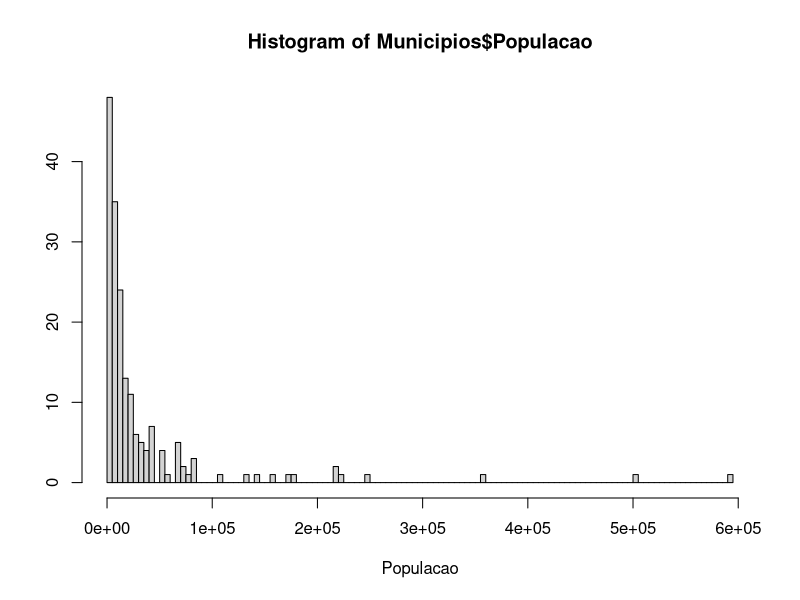
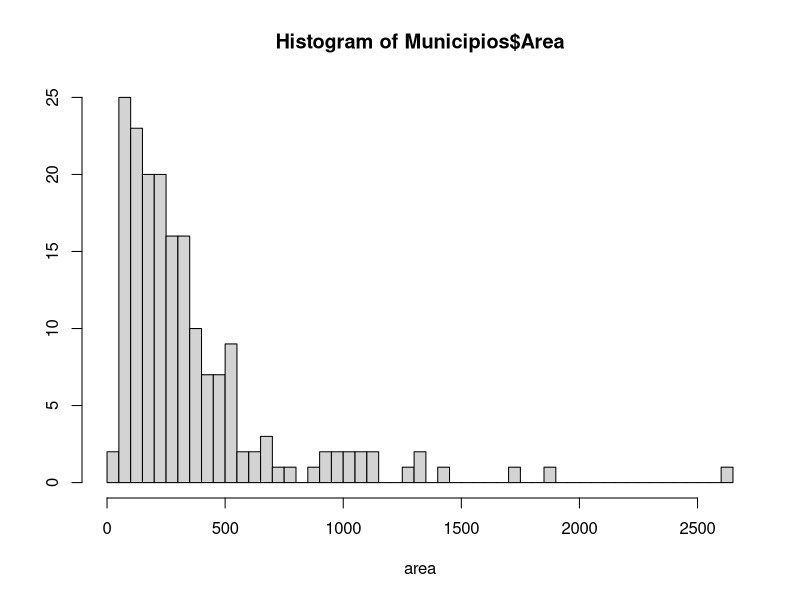
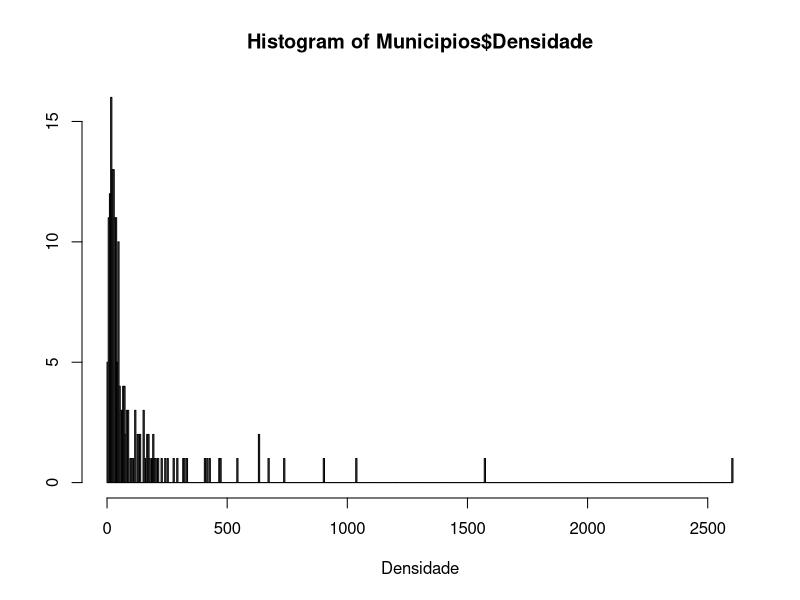
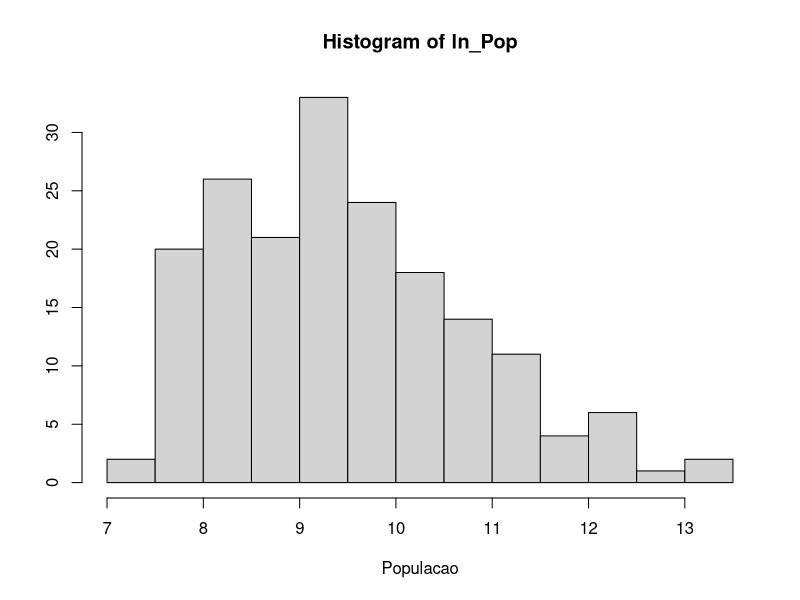
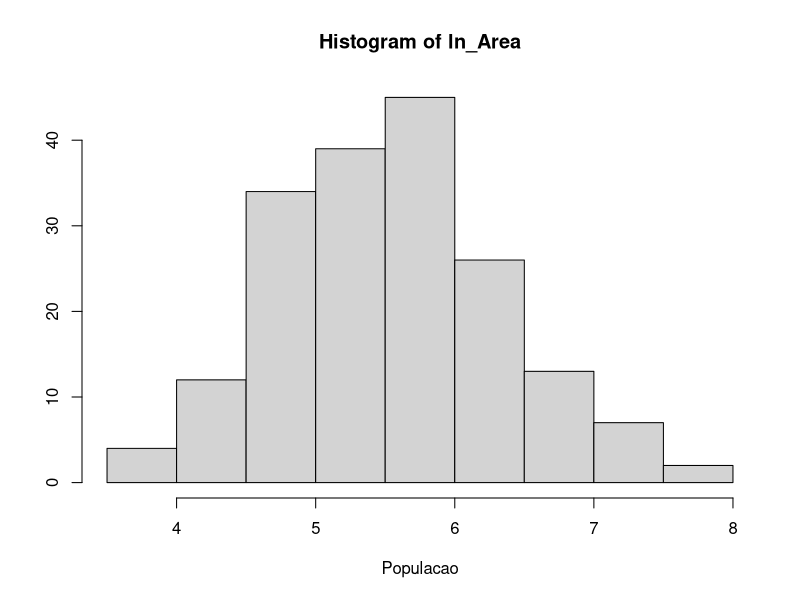
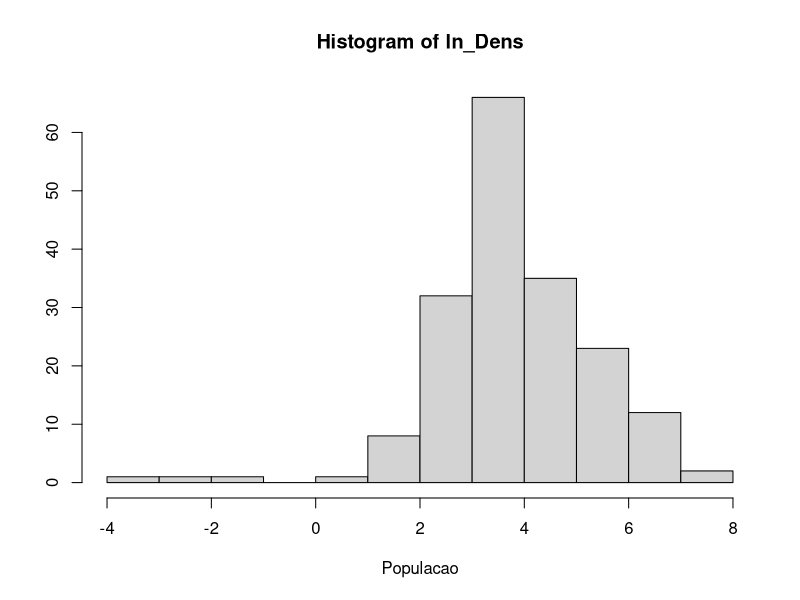

The R source for these figures, in order:
# ______________________________________________
#
#           Script da Aula de 04/04/2020
#
# ______________________________________________

#1 Primeiro passo - Mudar o diret?rio
setwd('~/git/rep/tecnicas-estatisticas-predicao')

#2 Baixar o banco de dados
#   Neste caso sera um arquivo ".csv"

Municipios<-read.csv("Municipios_SC.csv", sep=";", dec=",", header=T)

#3 buscar o nome das variaveis da base de dados
names(Municipios)

#4 calcular a media para a variavel peso
mean(Municipios$Populacao)
mean(Municipios$Area)
mean(Municipios$Densidade)

#5 calcular a mediana para a variavel peso
median(Municipios$Populacao)
median(Municipios$Area)
median(Municipios$Densidade)

#6 gerar uma estatistica geral da vari?vel peso  
summary(Municipios$Populacao)
summary(Municipios$Area)
summary(Municipios$Densidade)

# Alternativa para o "Run" e "Ctrl + Enter"


#7 Para calcular os percentis
#os valores internos ao vetor c, indicam as proporcoes dos percentis
quantile(Municipios$Populacao, c(0.05, 0.1, 0.25, 0.5, 0.75, 0.9, 0.95))
quantile(Municipios$Area, c(0.05, 0.1, 0.25, 0.5, 0.75, 0.9, 0.95))
quantile(Municipios$Densidade, c(0.05, 0.1, 0.25, 0.5, 0.75, 0.9, 0.95))

#8 Medidas de dispersao
#Amplitude
max(Municipios$Populacao)
max(Municipios$Area)
max(Municipios$Densidade)
min(Municipios$Populacao)
min(Municipios$Area)
min(Municipios$Densidade)
# Amplitude Populacao
max(Municipios$Populacao)-min(Municipios$Populacao)
# Amplitude Area
max(Municipios$Area)-min(Municipios$Area)
# Amplitude Densidade
max(Municipios$Densidade)-min(Municipios$Densidade)

#Desvio-Padrao
sd(Municipios$Populacao)
sd(Municipios$Area)
sd(Municipios$Densidade)

#Variancia
var(Municipios$Populacao)
var(Municipios$Area)
var(Municipios$Densidade)

#Coeficiente de Variancia
sd(Municipios$Populacao)/mean(Municipios$Populacao)
sd(Municipios$Area)/mean(Municipios$Area)
sd(Municipios$Densidade)/mean(Municipios$Densidade)

#Existe pacotes que fazem o calculo geral para todas as Estatisticas
# e preciso instalar o pacote "fBasics"
library(fBasics) 
basicStats(Municipios$Populacao)
basicStats(Municipios$Area)
basicStats(Municipios$Densidade)

#Histogramas
hist(Municipios$Populacao,  breaks = 100, xlab="Populacao", ylab="")
hist(Municipios$Area ,  breaks = 50, xlab="area", ylab="")
hist(Municipios$Densidade ,  breaks = 500, xlab="Densidade", ylab="")

# Normalizacao pelo Logaritmo
# Aplicando o log sobre as variaveis de Populacao

ln_Pop=log(Municipios$Populacao)
hist(ln_Pop,  breaks = 10, xlab="Populacao", ylab="")

ln_Area=log(Municipios$Area)
hist(ln_Area,  breaks = 10, xlab="Populacao", ylab="")

ln_Dens=log(Municipios$Densidade)
hist(ln_Dens,  breaks = 10, xlab="Populacao", ylab="")
